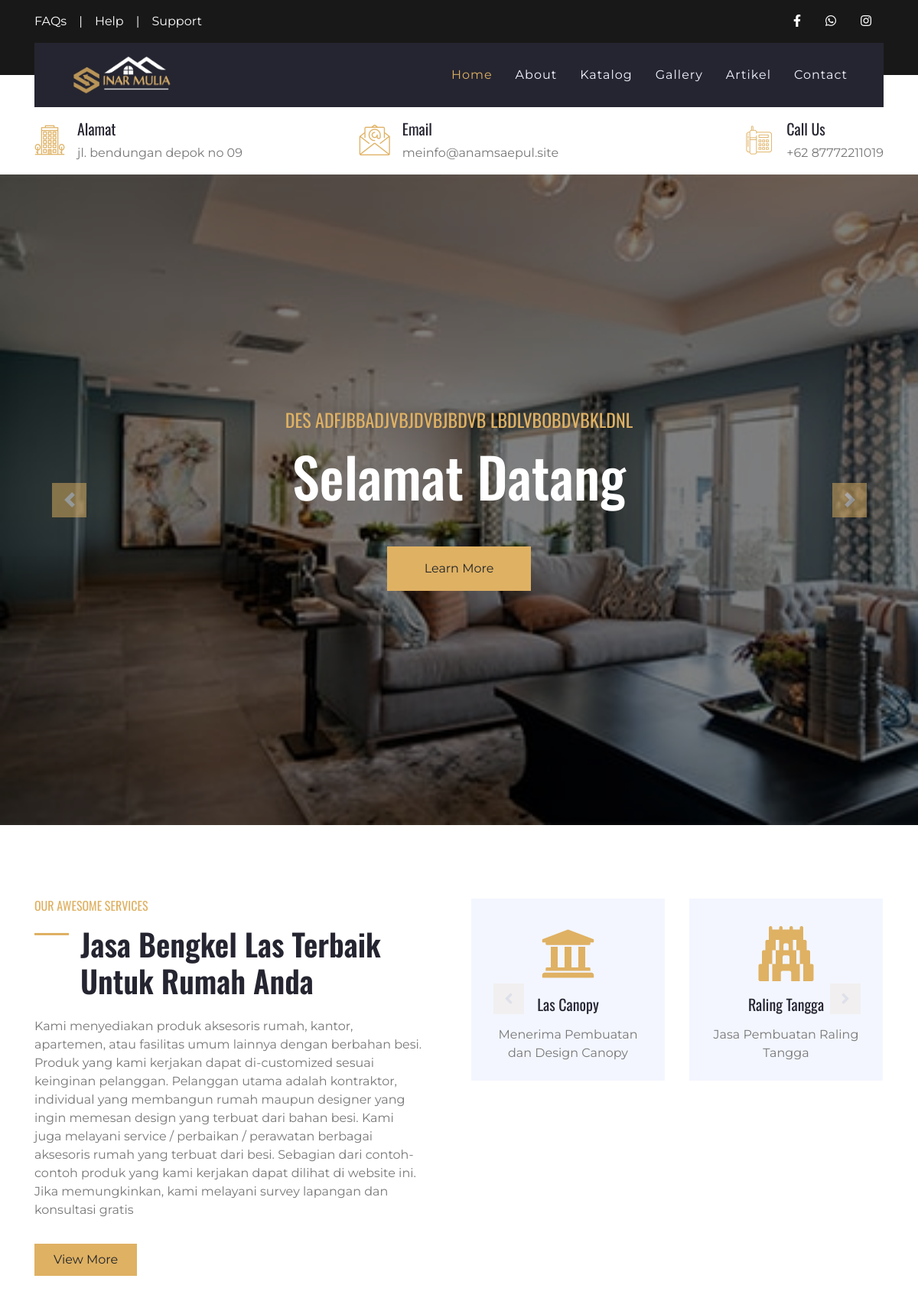
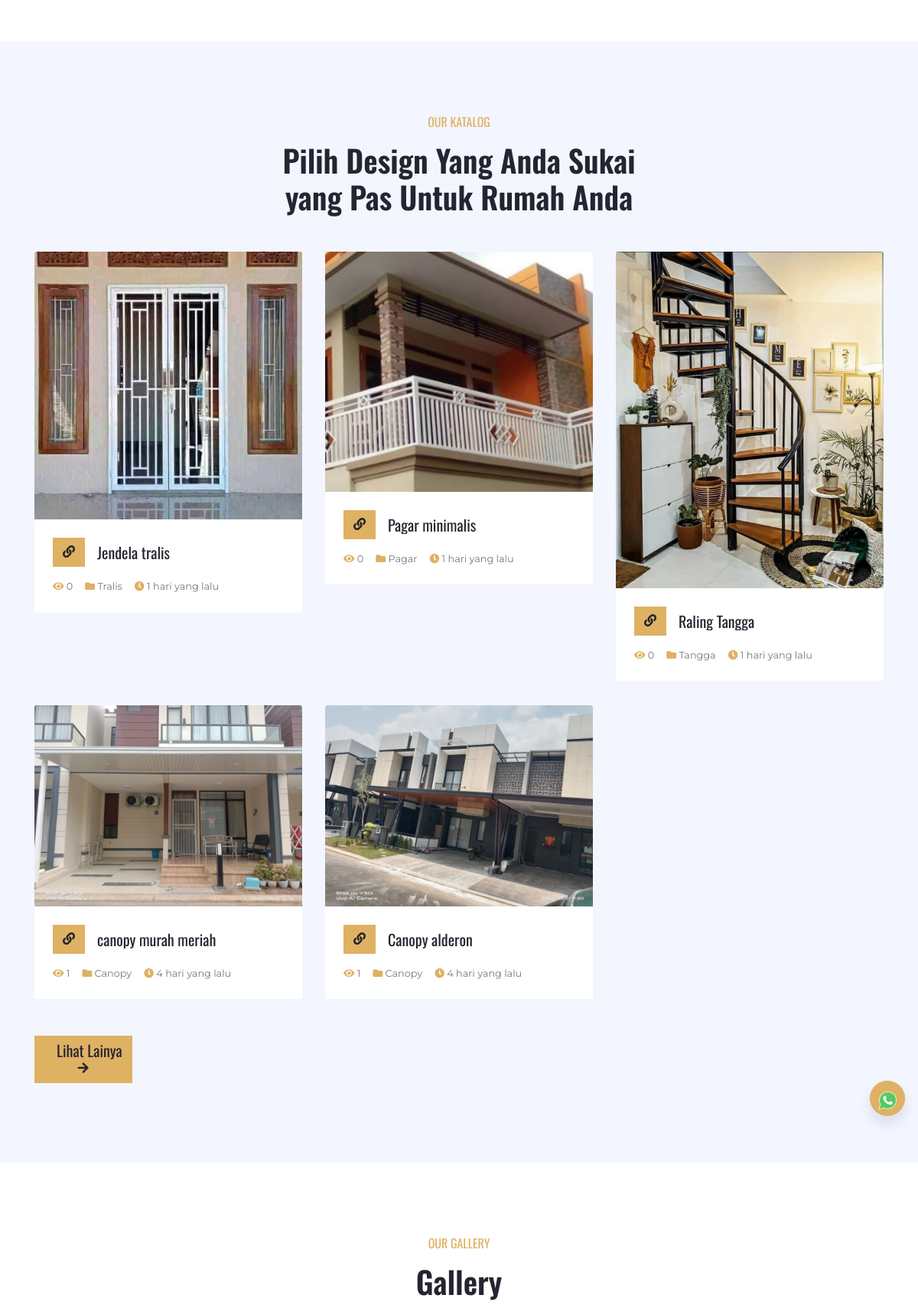
The page / (upper part) on the database its author committed (2 pictures, top to bottom).
### tables this page shows
CREATE TABLE `set_profil`  (
  `profil_id` int(11) NOT NULL AUTO_INCREMENT,
  `nama` varchar(50) NULL DEFAULT NULL,
  `alamat` varchar(100) NULL DEFAULT NULL,
  `deskripsi` text NULL,
  `logo` text NULL,
  `foto` text NULL,
  `kontak_id` int(11) NULL DEFAULT NULL,
  `company_name` varchar(50) NULL DEFAULT NULL,
  `web_url` text NULL,
  PRIMARY KEY (`profil_id`) USING BTREE
);

CREATE TABLE `set_hero`  (
  `hero_id` int(11) NOT NULL AUTO_INCREMENT,
  `judul` varchar(50) NOT NULL,
  `paragraf` varchar(50) NOT NULL,
  `foto` varchar(100) NOT NULL,
  `is_active` int(11) NOT NULL,
  `link` varchar(100) NULL DEFAULT NULL,
  `class` varchar(20) NULL DEFAULT NULL,
  PRIMARY KEY (`hero_id`) USING BTREE
);

CREATE TABLE `ref_produk`  (
  `produk_id` int(11) NOT NULL AUTO_INCREMENT,
  `nama_produk` varchar(100) NOT NULL,
  `kategori` varchar(30) NOT NULL,
  `deskripsi` text NOT NULL,
  `foto` varchar(100) NOT NULL,
  `date_post` datetime NOT NULL,
  `slug` varchar(100) NULL DEFAULT NULL,
  `harga` varchar(20) NULL DEFAULT NULL,
  `best` int(11) NULL DEFAULT NULL,
  PRIMARY KEY (`produk_id`) USING BTREE
);

### application/controllers/Home.php (called while the page is built, shortened)
<?php
class Home extends CI_Controller
{
    public function __construct()
    {
        $this->load->model('M_home', 'home');
        $this->load->model('admin/Profil_m', 'profil');
        $this->load->library('session');
    }
    public function index()
    {
        $data = [
            'judul' => $this->profil->get_profile('nama'),
            'perusahaan' => $this->profil->get_profile('nama'),
            'logo' => $this->profil->get_profile('logo'),
            'alamat' => $this->profil->get_profile('alamat'),
            'whatsap' => $this->profil->get_kontak('whatsap'),
            'facebook' => $this->profil->get_kontak('facebook'),
            'instagram' => $this->profil->get_kontak('instagram'),
            'email' => $this->profil->get_kontak('email'),
            'telpon' => $this->profil->get_kontak('telpon'),
            'foto' => $this->profil->get_profile('foto'),
            'slide' => $this->home->get_slide()->result(),
            'dataKatalog' => $this->home->get_katalog()->result(),
            'gallery' => $this->home->get_gallery()->result(),
            'bsproduk' => $this->home->get_bsproduk()->result(),
            'testimoni' => $this->home->get_testimoni()->result(),
            'artikel' => $this->home->get_artikel()->result(),
            'deskripsi' => $this->profil->get_profile('deskripsi'),
        ];
        $this->load->view('layout/header', $data);
        $this->load->view('layout/navbar', $data);
        $this->load->view('pages/home_v', $data);
        $this->load->view('layout/footer', $data);
    }
}

### index.php (called while the page is built, shortened)
<?php
require_once BASEPATH.'core/CodeIgniter.php';

### application/models/admin/Profil_m.php (called while the page is built, shortened)
<?php
class Profil_m extends CI_Model
{
    public function get_profile($varams)
    {
        $query = $this->db->get('set_profil')->row();
        $data = $query->$varams;
        return $data;
    }
}

### application/models/M_home.php (called while the page is built, shortened)
<?php
class M_home extends CI_Model
{
    public function get_slide()
    {
        $this->db->select('*');
        $this->db->from('set_hero');
        $this->db->where('is_active', 1);
        $this->db->order_by('hero_id', 'DESC');
        $query = $this->db->get();
        return $query;
    }
    public function get_katalog()
    {
        $this->db->select('*');
        $this->db->from('ref_produk');
        $this->db->order_by('produk_id', 'DESC');
        $this->db->limit(6);
        $query = $this->db->get();
        return $query;
    }
    public function get_gallery()
    {
        $this->db->select('*');
        $this->db->from('gallery');
        $this->db->where('token', 1);
        $this->db->order_by('gallery_id', 'DESC');
        $this->db->limit(12);
        $query = $this->db->get();
        return $query;
    }
    public function get_bsproduk()
    {
        $this->db->select('*');
        $this->db->from('gallery a');
        $this->db->join('ref_produk b', 'a.produk_id=b.produk_id');
        $this->db->where('a.token', 2);
        $this->db->order_by('gallery_id', 'DESC');
        $query = $this->db->get();
        return $query;
    }
    public function get_testimoni()
    {
        $this->db->select('*');
        $this->db->from('testimoni');
        $this->db->where('is_active', 1);
        $this->db->order_by('id_testi', 'DESC');
        $query = $this->db->get();
        return $query;
    }
    public function get_artikel()
    {
        $this->db->select('*');
        $this->db->from('artikel a');
        $this->db->order_by('artikel_id', 'DESC');
        $this->db->limit(12);
        $query = $this->db->get();
        return $query;
    }
}

### application/views/pages/home_v.php (the view, shortened to what this page needs)
<?php
function waktu_lalu($timestamp)
{
    $selisih = time() - strtotime($timestamp);
    $detik = $selisih;
    $menit = round($selisih / 60);
    $jam = round($selisih / 3600);
    $hari = round($selisih / 86400);
    $minggu = round($selisih / 604800);
    $bulan = round($selisih / 2419200);
    $tahun = round($selisih / 29030400);
    if ($detik <= 60) {
        $waktu = $detik . ' detik yang lalu';
    } else if ($menit <= 60) {
        $waktu = $menit . ' menit yang lalu';
    } else if ($jam <= 24) {
        $waktu = $jam . ' jam yang lalu';
    } else if ($hari <= 7) {
        $waktu = $hari . ' hari yang lalu';
    } else if ($minggu <= 4) {
        $waktu = $minggu . ' minggu yang lalu';
    } else if ($bulan <= 12) {
        $waktu = $bulan . ' bulan yang lalu';
    } else {
        $waktu = $tahun . ' tahun yang lalu';
    }
    return $waktu;
}
?>
<div class="container-fluid p-0">
    <div id="header-carousel" class="carousel slide" data-ride="carousel">
        <div class="carousel-inner">
            <?php foreach ($slide as $hero) : ?>
                <div class="carousel-item <?= $hero->class ?>">
                    <img class="w-100" src="<?= base_url() ?>assets/upload/gallery/<?= $hero->foto ?>" alt="Image" height="850">
                    <div class="carousel-caption d-flex flex-column align-items-center justify-content-center">
                        <div class="p-3" style="max-width: 800px;">
                            <h4 class="text-primary text-uppercase font-weight-normal mb-md-3"><?= $hero->paragraf ?></h4>
                            <h3 class="display-3 text-white mb-md-4"><?= $hero->judul ?></h3>
                            <a href="<?= $hero->link ?>" class="btn btn-primary py-md-3 px-md-5 mt-2 mt-md-4">Learn More</a>
                        </div>
                    </div>
                </div>
            <?php endforeach ?>
        </div>
        <a class="carousel-control-prev" href="#header-carousel" data-slide="prev">
            <div class="btn btn-primary" style="width: 45px; height: 45px;">
                <span class="carousel-control-prev-icon mb-n2"></span>
            </div>
        </a>
        <a class="carousel-control-next" href="#header-carousel" data-slide="next">
            <div class="btn btn-primary" style="width: 45px; height: 45px;">
                <span class="carousel-control-next-icon mb-n2"></span>
            </div>
        </a>
    </div>
</div>
<div class="container-fluid py-5">
    <div class="container py-5">
        <div class="row">
            <div class="col-lg-6 pr-lg-5">
                <h6 class="text-primary font-weight-normal text-uppercase mb-3">Our Awesome Services</h6>
                <h1 class="mb-4 section-title">
                    Jasa Bengkel Las Terbaik Untuk Rumah Anda</h1>
                <p><?= $deskripsi ?></p>
                <a href="" class="btn btn-primary mt-3 py-2 px-4">View More</a>
            </div>
            <div class="col-lg-6 p-0 pt-5 pt-lg-0">
                <div class="owl-carousel service-carousel position-relative">
                    <div class="d-flex flex-column text-center bg-light mx-3 p-4">
                        <h3 class=" display-3 font-weight-normal text-primary mb-3"> <i class="fas fa-university"></i></h3>
                        <h5 class="mb-3">Las Canopy</h5>
                        <p class="m-0">Menerima Pembuatan dan Design Canopy</p>
                    </div>
                    <div class="d-flex flex-column text-center bg-light mx-3 p-4">
                        <h3 class=" display-3 font-weight-normal text-primary mb-3"> <i class="fas fa-gopuram"></i></h3>
                        <h5 class="mb-3">Raling Tangga</h5>
                        <p class="m-0">Jasa Pembuatan Raling Tangga</p>
                    </div>
                </div>
            </div>
        </div>
    </div>
</div>
<div class="container-fluid bg-light pt-5">
    <div class="container py-5">
        <div class="row justify-content-center">
            <div class="col-lg-6 col-md-8 col text-center mb-4">
                <h6 class="text-primary font-weight-normal text-uppercase mb-3">Our Katalog</h6>
                <h1 class="mb-4">Pilih Design Yang Anda Sukai yang Pas Untuk Rumah Anda</h1>
            </div>
        </div>
        <div class="row pb-3">
            <?php foreach ($dataKatalog as $katalog) : ?>
                <?php $id = $katalog->produk_id;
                $visitorprod = $this->db->query("SELECT * FROM section_visit WHERE produk_id='" . $id . "'")->num_rows(); ?>
                <div class="col-md-4 mb-4">
                    <div class="card border-0 mb-2">
                        <img class="card-img-top" src="<?= base_url() ?>assets/upload/gallery/<?= $katalog->foto ?>" alt="">
                        <div class="card-body bg-white p-4">
                            <div class="d-flex align-items-center mb-3">
                                <a class="btn btn-primary" href="<?= base_url() ?>katalog/detailproduk/<?= $katalog->slug ?>/<?= $katalog->produk_id ?>"><i class="fa fa-link"></i></a>
                                <a href="<?= base_url() ?>katalog/detailproduk/<?= $katalog->slug ?>/<?= $katalog->produk_id ?>">
                                    <h5 class="m-0 ml-3 text-truncate"><?= $katalog->nama_produk ?></h5>
                                </a>
                            </div>
                            <div class="d-flex">
                                <small class="mr-3"><i class="fa fa-eye text-primary"></i> <?= $visitorprod ?></small>
                                <small class="mr-3"><i class="fa fa-folder text-primary"></i> <?= $katalog->kategori ?></small>
                                <small class="mr-3"><i class="fa fa-clock text-primary"></i> <?= waktu_lalu($katalog->date_post) ?></small>
                            </div>
                        </div>
                    </div>
                </div>
            <?php endforeach ?>
        </div>
        <div class="row pb-3">
            <div class="col-md-4 mb-4">
                <div class="d-flex align-items-center mb-3">
                    <a class="btn btn-primary" href="<?= base_url() ?>katalog">
                        <h5 class=" m-0 ml-3 text-truncate">Lihat Lainya </h5> <i class="fa fa-arrow-right "></i>
                    </a>
                </div>
            </div>
        </div>
    </div>
</div>
<div class="container-fluid py-5">
    <div class="container py-5">
        <div class="row justify-content-center">
            <div class="col-lg-6 col-md-8 col text-center mb-4">
                <h6 class="text-primary font-weight-normal text-uppercase mb-3">Our Gallery</h6>
                <h1 class="mb-4">Gallery</h1>
            </div>
        </div>
    </div>
</div>

### application/views/layout/navbar.php (shortened to what this page needs)
<div class="container-fluid bg-dark py-3">
    <div class="container">
        <div class="row">
            <div class="col-md-6 text-center text-lg-left mb-2 mb-lg-0">
                <div class="d-inline-flex align-items-center">
                    <a class="text-white pr-3" href="">FAQs</a>
                    <span class="text-white">|</span>
                    <a class="text-white px-3" href="">Help</a>
                    <span class="text-white">|</span>
                    <a class="text-white pl-3" href="">Support</a>
                </div>
            </div>
            <div class="col-md-6 text-center text-lg-right">
                <div class="d-inline-flex align-items-center">
                    <a class="text-white px-3" href="<?= $facebook ?>">
                        <i class="fab fa-facebook-f"></i>
                    </a>
                    <a class="text-white px-3" href="<?= $whatsap ?>">
                        <i class="fab fa-whatsapp"></i>
                    </a>
                    <a class="text-white px-3" href="<?= $instagram ?>">
                        <i class="fab fa-instagram"></i>
                    </a>
                </div>
            </div>
        </div>
    </div>
</div>
<div class="container-fluid position-relative nav-bar p-0">
    <div class="container position-relative" style="z-index: 9;">
        <nav class="navbar navbar-expand-lg bg-secondary navbar-dark py-3 py-lg-0 pl-3 pl-lg-5">
            <a href="" class="navbar-brand">
                <img src="<?= base_url() ?>assets/upload/logo/<?= $logo ?>" alt="" height="50">
            </a>
            <div class="collapse navbar-collapse justify-content-between px-3" id="navbarCollapse">
                <div class="navbar-nav ml-auto py-0">
                    <a href="<?= base_url() ?>" class="nav-item nav-link active">Home</a>
                    <a href="<?= base_url('about') ?>" class="nav-item nav-link">About</a>
                    <a href="<?= base_url('katalog') ?>" class="nav-item nav-link">Katalog</a>
                    <a href="<?= base_url('gallery') ?>" class="nav-item nav-link">Gallery</a>
                    <a href="<?= base_url('artikel') ?>" class="nav-item nav-link">Artikel</a>
                    <a href="<?= base_url('contact') ?>" class="nav-item nav-link">Contact</a>
                </div>
            </div>
        </nav>
    </div>
</div>
<div class="container-fluid bg-white py-3">
    <div class="container">
        <div class="row">
            <div class="col-lg-4 text-left mb-3 mb-lg-0">
                <div class="d-inline-flex text-left">
                    <h1 class="flaticon-office font-weight-normal text-primary m-0 mr-3"></h1>
                    <div class="d-flex flex-column">
                        <h5>Alamat</h5>
                        <p class="m-0"><?= $alamat ?></p>
                    </div>
                </div>
            </div>
            <div class="col-lg-4 text-left text-lg-center mb-3 mb-lg-0">
                <div class="d-inline-flex text-left">
                    <h1 class="flaticon-email font-weight-normal text-primary m-0 mr-3"></h1>
                    <div class="d-flex flex-column">
                        <h5>Email</h5>
                        <p class="m-0"><?= $email ?></p>
                    </div>
                </div>
            </div>
            <div class="col-lg-4 text-left text-lg-right mb-3 mb-lg-0">
                <div class="d-inline-flex text-left">
                    <h1 class="flaticon-telephone font-weight-normal text-primary m-0 mr-3"></h1>
                    <div class="d-flex flex-column">
                        <h5>Call Us</h5>
                        <p class="m-0">+62 <?= $telpon ?></p>
                    </div>
                </div>
            </div>
        </div>
    </div>
</div>

### rows shown on the page
set_profil: logo (picture), alamat "jl. bendungan depok no 09", deskripsi "Kami menyediakan produk aksesoris rumah, kantor, apartemen, atau fasilitas umum lainnya dengan berbahan besi. Produk yang kami kerjakan dapat di-customized sesuai keinginan pelanggan. Pelanggan utama adalah kontraktor, individual yang membangun rumah maupun designer yang ingin memesan design yang terbuat dari bahan besi. Kami juga melayani service / perbaikan / perawatan berbagai aksesoris rumah yang terbuat dari besi. Sebagian dari contoh-contoh produk yang kami kerjakan dapat dilihat di website ini. Jika memungkinkan, kami melayani survey lapangan dan konsultasi gratis"
set_hero: foto (picture), paragraf "DES ADFJBBADJVBJDVBJBDVB LBDLVBOBDVBKLDNL", judul "Selamat Datang"
ref_produk: foto (picture), nama_produk "Jendela tralis", visitorprod "0", kategori "Tralis", date_post "1 hari yang lalu"
ref_produk: foto (picture), nama_produk "Pagar minimalis", visitorprod "0", kategori "Pagar", date_post "1 hari yang lalu"
ref_produk: foto (picture), nama_produk "Raling Tangga", visitorprod "0", kategori "Tangga", date_post "1 hari yang lalu"
ref_produk: foto (picture), nama_produk "canopy murah meriah", visitorprod "1", kategori "Canopy", date_post "4 hari yang lalu"
ref_produk: foto (picture), nama_produk "Canopy alderon", visitorprod "1", kategori "Canopy", date_post "4 hari yang lalu"

### other values the page prints
$email "meinfo@anamsaepul.site"
$telpon "87772211019"
